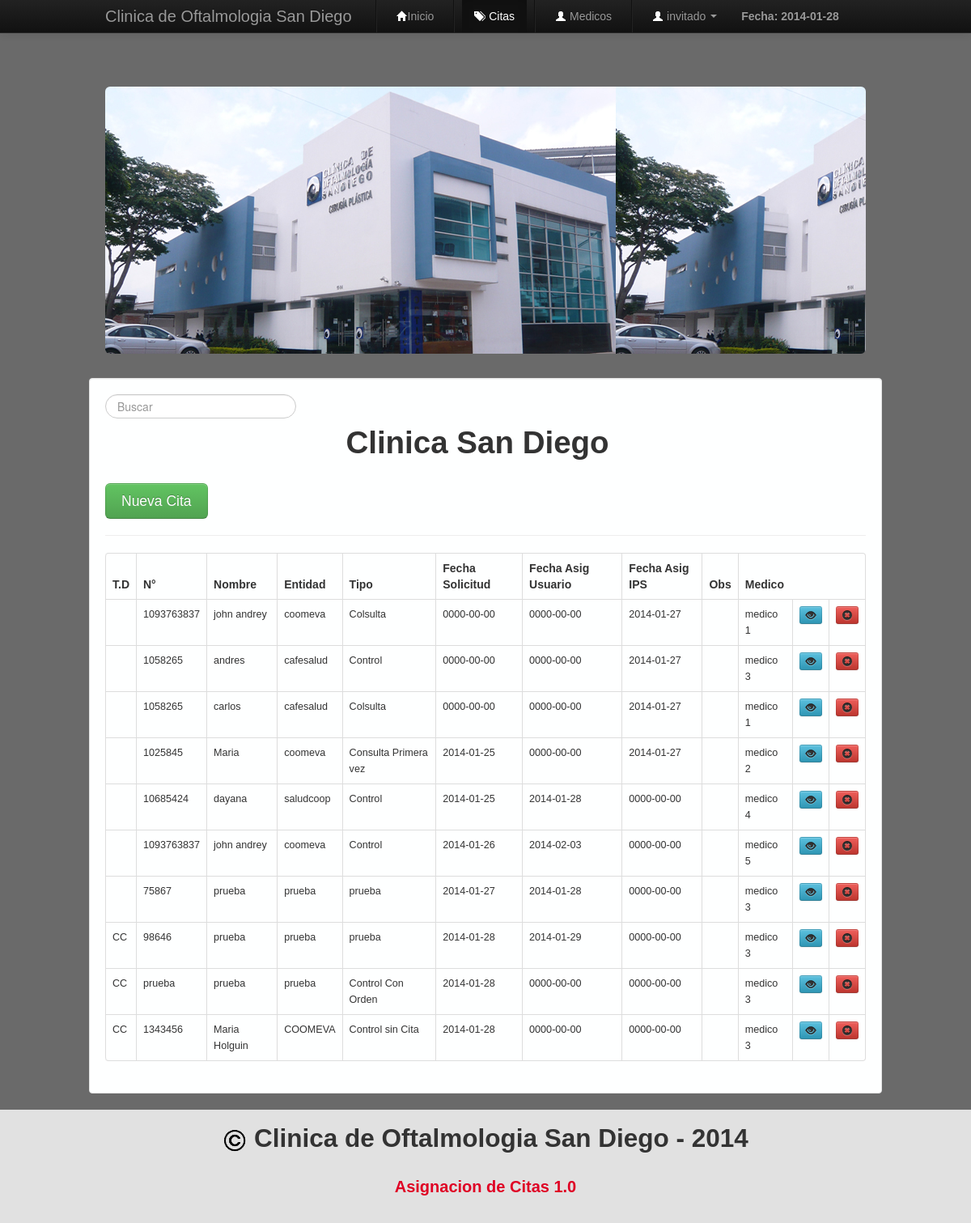
The page /includes/citas.php (signed in) on the database its author committed.
### tables this page shows
CREATE TABLE IF NOT EXISTS `citas` (
  `id` int(11) NOT NULL AUTO_INCREMENT,
  `documento` varchar(20) NOT NULL,
  `numero` varchar(15) NOT NULL,
  `nombre` varchar(90) NOT NULL,
  `entidad` varchar(120) NOT NULL,
  `tipo` varchar(120) NOT NULL,
  `fechaSolicitud` date NOT NULL,
  `fechaAsignacionPaciente` date NOT NULL,
  `fechaAsignacionSistema` date NOT NULL,
  `observaciones` text NOT NULL,
  `doctor` int(11) NOT NULL,
  PRIMARY KEY (`id`),
  KEY `doctor` (`doctor`)
);

CREATE TABLE IF NOT EXISTS `medicos` (
  `idMedico` int(11) NOT NULL AUTO_INCREMENT,
  `nombreMedico` varchar(90) NOT NULL,
  PRIMARY KEY (`idMedico`)
);

### includes/funciones.php (the view, shortened to what this page needs)
<?php
  class funciones{
    public function verCitas(){
        $cant_reg = 10;
        if(isset($_GET["pagina"])){
            $num_pag = $_GET["pagina"];
        }else{
            $num_pag = 1;
        }
        if(!$num_pag){
            $inicio = 0;
            $num_pag = 1;
        }else{
            $inicio = ($num_pag-1)*$cant_reg;
        }
        $resultado = mysql_query("SELECT * FROM citas,medicos WHERE citas.doctor=medicos.idMedico ORDER BY citas.id ASC LIMIT $inicio,$cant_reg");
        while($fila = mysql_fetch_array($resultado)){
            echo '<tr>
                    <td>'.$fila['documento'].'</td>
                    <td>'.$fila['numero'].'</td>
                    <td>'.$fila['nombre'].'</td>
                    <td>'.$fila['entidad'].'</td>
                    <td>'.$fila['tipo'].'</td>
                    <td>'.$fila['fechaSolicitud'].'</td>
                    <td>'.$fila['fechaAsignacionPaciente'].'</td>
                    <td>'.$fila['fechaAsignacionSistema'].'</td>
                    <td>'.$fila['observaciones'].'</td>
                    <td>'.$fila['nombreMedico'].'</td>
                    <td><a id="editar" class="btn btn-mini btn-info" href="'.$fila['id'].'"><i class="icon-eye-open"></i></a></td>
                    <td><a id="delete" class="btn btn-mini btn-danger" href="'.$fila['id'].'"><i class="icon-remove-sign"></i></a></td>
                </tr>';
        }
    }
  }
?>

### css/estilos.css (style rules this page uses)
* { margin: 0; padding: 0; font-family: Arial; }
body { background: rgba(7,7,7,0.6); padding-top: 60px; padding-bottom: 40px; }

### includes/citas.php (style rules this page uses)
td { font-size: 0.9em; }

### rows shown on the page
citas: numero "1093763837", nombre "john andrey", entidad "coomeva", tipo "Colsulta", fechaSolicitud "0000-00-00", fechaAsignacionPaciente "0000-00-00", fechaAsignacionSistema "2014-01-27", doctor.nombreMedico "medico 1"
citas: numero "1058265", nombre "andres", entidad "cafesalud", tipo "Control", fechaSolicitud "0000-00-00", fechaAsignacionPaciente "0000-00-00", fechaAsignacionSistema "2014-01-27", doctor.nombreMedico "medico 3"
citas: numero "1058265", nombre "carlos", entidad "cafesalud", tipo "Colsulta", fechaSolicitud "0000-00-00", fechaAsignacionPaciente "0000-00-00", fechaAsignacionSistema "2014-01-27", doctor.nombreMedico "medico 1"
citas: numero "1025845", nombre "Maria", entidad "coomeva", tipo "Consulta Primera vez", fechaSolicitud "2014-01-25", fechaAsignacionPaciente "0000-00-00", fechaAsignacionSistema "2014-01-27", doctor.nombreMedico "medico 2"
citas: numero "10685424", nombre "dayana", entidad "saludcoop", tipo "Control", fechaSolicitud "2014-01-25", fechaAsignacionPaciente "2014-01-28", fechaAsignacionSistema "0000-00-00", doctor.nombreMedico "medico 4"
citas: numero "1093763837", nombre "john andrey", entidad "coomeva", tipo "Control", fechaSolicitud "2014-01-26", fechaAsignacionPaciente "2014-02-03", fechaAsignacionSistema "0000-00-00", doctor.nombreMedico "medico 5"
citas: numero "75867", nombre "prueba", entidad "prueba", tipo "prueba", fechaSolicitud "2014-01-27", fechaAsignacionPaciente "2014-01-28", fechaAsignacionSistema "0000-00-00", doctor.nombreMedico "medico 3"
citas: documento "CC", numero "98646", nombre "prueba", entidad "prueba", tipo "prueba", fechaSolicitud "2014-01-28", fechaAsignacionPaciente "2014-01-29", fechaAsignacionSistema "0000-00-00", doctor.nombreMedico "medico 3"
citas: documento "CC", numero "prueba", nombre "prueba", entidad "prueba", tipo "Control Con Orden", fechaSolicitud "2014-01-28", fechaAsignacionPaciente "0000-00-00", fechaAsignacionSistema "0000-00-00", doctor.nombreMedico "medico 3"
citas: documento "CC", numero "1343456", nombre "Maria Holguin", entidad "COOMEVA", tipo "Control sin Cita", fechaSolicitud "2014-01-28", fechaAsignacionPaciente "0000-00-00", fechaAsignacionSistema "0000-00-00", doctor.nombreMedico "medico 3"

### other values the page prints
$user "invitado"
